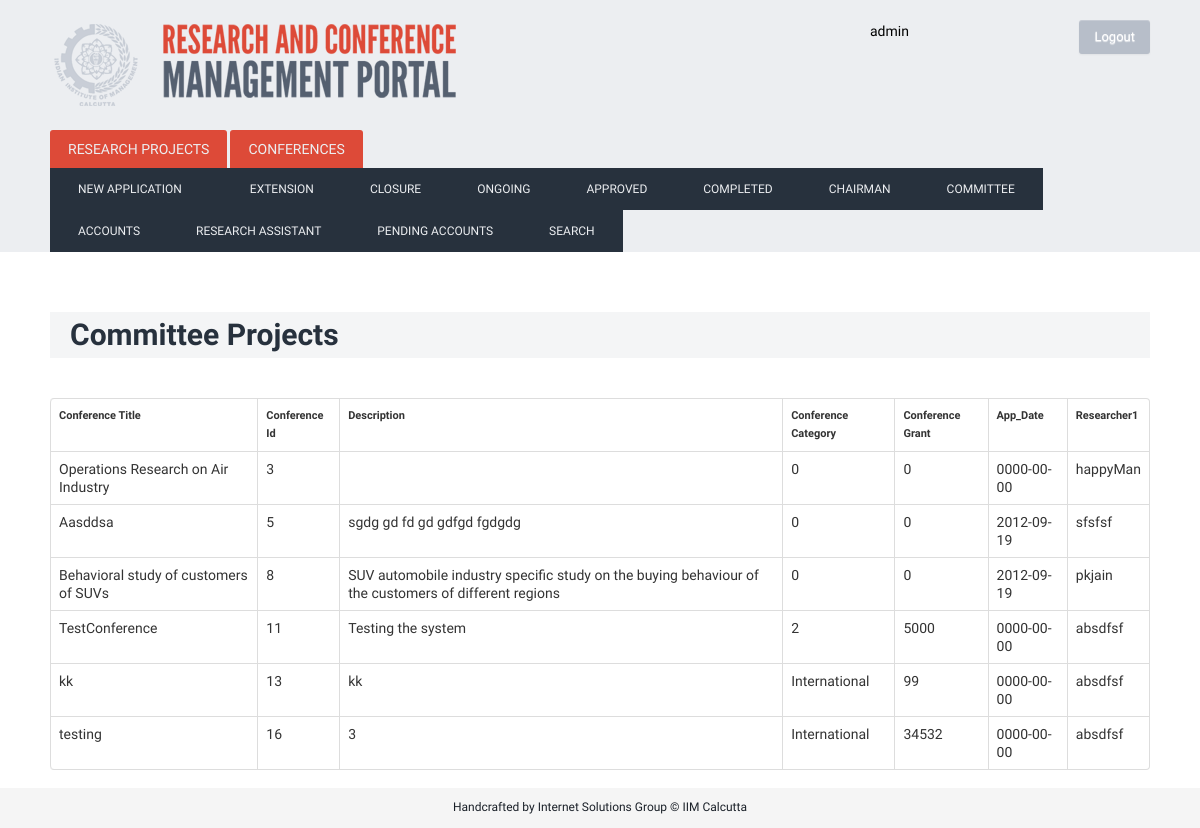
/index.php/conf_app_committee (signed in), run on the app's committed database.
### tables this page shows
CREATE TABLE IF NOT EXISTS `conference` (
  `ConferenceTitle` varchar(400) NOT NULL,
  `ConferenceId` int(200) NOT NULL AUTO_INCREMENT,
  `Description` varchar(2000) NOT NULL,
  `App_Date` date NOT NULL,
  `Start_Date` date NOT NULL,
  `End_Date` date NOT NULL,
  `Researcher1` varchar(80) NOT NULL,
  `ConferenceCategory` text NOT NULL,
  `ConferenceGrant` int(11) NOT NULL,
  `CStatus` varchar(50) NOT NULL,
  `Block_number` bigint(100) NOT NULL DEFAULT '0' COMMENT 'first block 1st jan 2001- each block of 3 years; 0 for student',
  PRIMARY KEY (`ConferenceId`),
  UNIQUE KEY `ProjectId` (`ConferenceId`),
  UNIQUE KEY `ProjectId_2` (`ConferenceId`)
);

### index.php (called while the page is built, shortened)
<?php
require_once BASEPATH.'core/CodeIgniter.php';

### application/models/conference_model.php (called while the page is built, shortened)
<?PHP
class Conference_model extends CI_Model {
	function conference_stage($stage)
		{
		$queryStr='SELECT * FROM conference WHERE CStatus = "app_'.$stage.'";';
		$query = $this->db->query($queryStr);
		return $query;
		}
}
?>

### application/controllers/Conf_app_committee.php (the view, shortened to what this page needs)
<?PHP
class Conf_app_committee extends CI_Controller {
	function index()
		{
			$data['myClass']=$this;
			$data['action']=0;
			if($_SESSION['usertype']==1){
			$this->load->view('layout',$data);
			} elseif ($_SESSION['usertype']==2){
				$this->load->view('layoutComm',$data);
			} elseif($_SESSION['usertype']==3){
				$this->load->view('layoutChairman',$data);
			}
		}
	function load_php()
				{
				$this->load->model('conference_model');
				$stage='comm';
				$Query= $this->conference_model->conference_stage($stage);
				echo '<h1>Committee Projects</h1>
						<table class="table table-bordered">
                        <TR><TD><h4>Conference Title</h4></TD><TD><h4>Conference Id</h4></TD><TD><h4>Description</h4></TD><TD><h4>Conference Category</TD><TD><h4>Conference Grant</TD><TD><h4>App_Date</TD><TD><h4>Researcher1</TD>
                        </tr>
						<tbody>';
					 foreach($Query->result() as $row)
					 {
						 echo '<TR><TD>';
						 print $row->ConferenceTitle;
						 echo '</TD><TD>';
						 print $row->ConferenceId;
						 echo '</TD><TD>';
						 print $row->Description;
						 echo '</TD><TD>';
						 print $row->ConferenceCategory;
						 echo '</TD><TD>';
						 print $row->ConferenceGrant;
						 echo '</TD><TD>';
						 print $row->App_Date;
						 echo '</TD><TD>';
						 print $row->Researcher1;
					 }
				echo '</TABLE>';
				}
	}
?>

### static/css/custom.css (style rules this page uses)
html, body { height: 100%; }
body { background: url('/static/img/denim.png'); font-family: 'Droid Sans', sans-serif; font-weight: normal; font-size: 14px; line-height: 1.6; }
h4 { font-size: 11px; }
h1 { color: #27313D; margin-top: 60px; margin-bottom: 40px; font-weight: bold; background: #F4F5F6; padding: 5px 20px; }

### data on the page
conference: ConferenceTitle "Operations Research on Air Industry", ConferenceId "3", ConferenceCategory "0", ConferenceGrant "0", App_Date "0000-00-00", Researcher1 "happyMan"
conference: ConferenceTitle "Aasddsa", ConferenceId "5", Description "sgdg gd fd gd gdfgd fgdgdg", ConferenceCategory "0", ConferenceGrant "0", App_Date "2012-09-19", Researcher1 "sfsfsf"
conference: ConferenceTitle "Behavioral study of customers of SUVs", ConferenceId "8", Description "SUV automobile industry specific study on the buying behaviour of the customers of different regions", ConferenceCategory "0", ConferenceGrant "0", App_Date "2012-09-19", Researcher1 "pkjain"
conference: ConferenceTitle "TestConference", ConferenceId "11", Description "Testing the system", ConferenceCategory "2", ConferenceGrant "5000", App_Date "0000-00-00", Researcher1 "absdfsf"
conference: ConferenceTitle "kk", ConferenceId "13", Description "kk", ConferenceCategory "International", ConferenceGrant "99", App_Date "0000-00-00", Researcher1 "absdfsf"
conference: ConferenceTitle "testing", ConferenceId "16", Description "3", ConferenceCategory "International", ConferenceGrant "34532", App_Date "0000-00-00", Researcher1 "absdfsf"

### other printed values
$name "admin"
